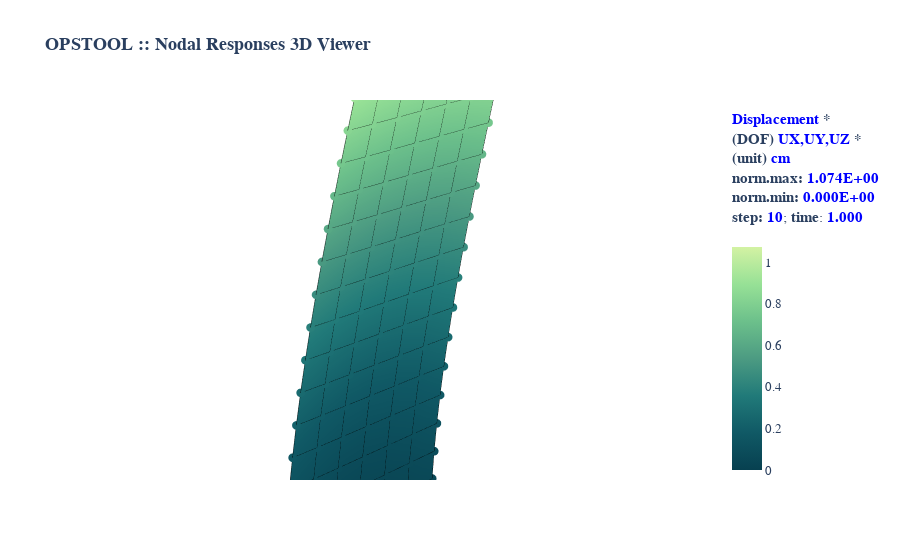

The notebook cell this image was saved under:
### Code cell
# Para visualizar deformaciones nodales
opsvis.set_plot_props(cmap="emrld_r", point_size=3.0, notebook=True)
fig = opsvis.plot_nodal_responses(
    odb_tag=1,                      # tag de la base de datos
    scale= 3.0,
    show_defo=True,
    resp_type="disp",               # tipo de respuesta (deformaciones)
    resp_dof=("UX", "UY", "UZ"),    # grados de libertad a visualizar
    unit_symbol="cm",                # unidad
    unit_factor=100.0,              # factor de conversión de la unidad
    show_bc=True,                   # para ver las condiciones de frontera
    bc_scale=3.0,                   # Escala de las condiciones de frontera
    style="surface"                 # estilo de visualización
)
fig.show()

### Figure 1 — Plotly figure (JSON) as saved in the notebook; plotly's stock layout.template omitted (floating-point values rounded to 4 significant figures; data arrays with more than 128 entries replaced by an {"elided": "..."} marker saying what was removed)
{"data": [{"connectgaps": false, "hoverinfo": "skip", "line": {"color": "#15b01a", "width": 1}, "mode": "lines", "name": "BC", "type": "scatter3d", "x": [0.0, 0.0, 0.0, 0.0, 0.0, NaN, -0.18, 0.18, 0.18, -0.18, -0.18, NaN, -0.18, 0.18, 0.18, -0.18, -0.18, NaN, 0.5, 0.5, 0.5, 0.5, 0.5, NaN, 0.32, 0.68, 0.68, 0.32, 0.32, NaN, 0.32, 0.68, 0.68, 0.32, 0.32, NaN, 1.0, 1.0, 1.0, 1.0, 1.0, NaN, 0.82, 1.18, 1.18, 0.82, 0.82, NaN, 0.82, 1.18, 1.18, 0.82, 0.82, NaN, 1.5, 1.5, 1.5, 1.5, 1.5, NaN, 1.32, 1.68, 1.68, 1.32, 1.32, NaN, 1.32, 1.68, 1.68, 1.32, 1.32, NaN, 2.0, 2.0, 2.0, 2.0, 2.0, NaN, 1.82, 2.18, 2.18, 1.82, 1.82, NaN, 1.82, 2.18, 2.18, 1.82, 1.82, NaN, 2.5, 2.5, 2.5, 2.5, 2.5, NaN, 2.32, 2.68, 2.68, 2.32, 2.32, NaN, 2.32, 2.68, 2.68, 2.32, 2.32, NaN, 3.0, 3.0, 3.0, 3.0, 3.0, NaN, 2.82, 3.18, 3.18, 2.82, 2.82, NaN, 2.82, 3.18, 3.18, 2.82, 2.82, NaN], "y": [-0.18, 0.18, 0.18, -0.18, -0.18, NaN, 0.0, 0.0, 0.0, 0.0, 0.0, NaN, -0.18, -0.18, 0.18, 0.18, -0.18, NaN, -0.18, 0.18, 0.18, -0.18, -0.18, NaN, 0.0, 0.0, 0.0, 0.0, 0.0, NaN, -0.18, -0.18, 0.18, 0.18, -0.18, NaN, -0.18, 0.18, 0.18, -0.18, -0.18, NaN, 0.0, 0.0, 0.0, 0.0, 0.0, NaN, -0.18, -0.18, 0.18, 0.18, -0.18, NaN, -0.18, 0.18, 0.18, -0.18, -0.18, NaN, 0.0, 0.0, 0.0, 0.0, 0.0, NaN, -0.18, -0.18, 0.18, 0.18, -0.18, NaN, -0.18, 0.18, 0.18, -0.18, -0.18, NaN, 0.0, 0.0, 0.0, 0.0, 0.0, NaN, -0.18, -0.18, 0.18, 0.18, -0.18, NaN, -0.18, 0.18, 0.18, -0.18, -0.18, NaN, 0.0, 0.0, 0.0, 0.0, 0.0, NaN, -0.18, -0.18, 0.18, 0.18, -0.18, NaN, -0.18, 0.18, 0.18, -0.18, -0.18, NaN, 0.0, 0.0, 0.0, 0.0, 0.0, NaN, -0.18, -0.18, 0.18, 0.18, -0.18, NaN], "z": [-0.18, -0.18, 0.18, 0.18, -0.18, NaN, -0.18, -0.18, 0.18, 0.18, -0.18, NaN, 0.0, 0.0, 0.0, 0.0, 0.0, NaN, -0.18, -0.18, 0.18, 0.18, -0.18, NaN, -0.18, -0.18, 0.18, 0.18, -0.18, NaN, 0.0, 0.0, 0.0, 0.0, 0.0, NaN, -0.18, -0.18, 0.18, 0.18, -0.18, NaN, -0.18, -0.18, 0.18, 0.18, -0.18, NaN, 0.0, 0.0, 0.0, 0.0, 0.0, NaN, -0.18, -0.18, 0.18, 0.18, -0.18, NaN, -0.18, -0.18, 0.18, 0.18, -0.18, NaN, 0.0, 0.0, 0.0, 0.0, 0.0, NaN, -0.18, -0.18, 0.18, 0.18, -0.18, NaN, -0.18, -0.18, 0.18, 0.18, -0.18, NaN, 0.0, 0.0, 0.0, 0.0, 0.0, NaN, -0.18, -0.18, 0.18, 0.18, -0.18, NaN, -0.18, -0.18, 0.18, 0.18, -0.18, NaN, 0.0, 0.0, 0.0, 0.0, 0.0, NaN, -0.18, -0.18, 0.18, 0.18, -0.18, NaN, -0.18, -0.18, 0.18, 0.18, -0.18, NaN, 0.0, 0.0, 0.0, 0.0, 0.0, NaN]}, {"cmax": 1.074, "cmin": 0, "coloraxis": "coloraxis", "hoverinfo": "skip", "i": {"elided": "216 int values"}, "intensity": {"elided": "432 float values"}, "j": {"elided": "216 int values"}, "k": {"elided": "216 int values"}, "opacity": 1, "text": {"elided": "432 float values"}, "type": "mesh3d", "x": {"elided": "432 float values"}, "y": {"elided": "432 float values"}, "z": {"elided": "432 float values"}}, {"connectgaps": false, "hoverinfo": "skip", "line": {"color": "black", "width": 1}, "mode": "lines", "name": "Edge", "type": "scatter3d", "x": {"elided": "648 float values"}, "y": {"elided": "648 float values"}, "z": {"elided": "648 float values"}}, {"customdata": {"elided": "133 float values"}, "hovertemplate": "<b>%{customdata:.4E}</b>", "marker": {"cmax": 1.074, "cmin": 0, "color": {"elided": "133 float values"}, "coloraxis": "coloraxis", "size": 3}, "mode": "markers", "name": "disp", "type": "scatter3d", "x": {"elided": "133 float values"}, "y": {"elided": "133 float values"}, "z": {"elided": "133 float values"}}], "layout": {"autosize": true, "coloraxis": {"cmax": 1.074, "cmin": 0, "colorbar": {"tickfont": {"size": 13}, "title": {"font": {"size": 15}, "text": "<b><span style=\"color:blue; font-weight:bold\">Displacement</span> *</b><br><b>(DOF) <span style=\"color:blue; font-weight:bold\">UX,UY,UZ</span> *</b><br><b>(unit) <span style=\"color:blue; font-weight:bold\">cm</span></b><br><b>norm.max:</b> <span style=\"color:blue; font-weight:bold\">1.074E+00</span><br><b>norm.min:</b> <span style=\"color:blue; font-weight:bold\">0.000E+00</span><br><b>step:</b> <span style=\"color:blue; font-weight:bold\">10</span>; <b>time</b>: <span style=\"color:blue; font-weight:bold\">1.000</span><br> <br>"}}, "colorscale": [[0, "rgb(7, 64, 80)"], [0.1667, "rgb(16, 89, 101)"], [0.3333, "rgb(33, 122, 121)"], [0.5, "rgb(76, 155, 130)"], [0.6667, "rgb(108, 192, 139)"], [0.8333, "rgb(151, 225, 150)"], [1, "rgb(211, 242, 163)"]]}, "font": {"family": "Arial, sans-serif"}, "scene": {"aspectmode": "data", "aspectratio": {"x": 1, "y": 1, "z": 1}, "camera": {"eye": {"x": -3.5, "y": -3.5, "z": 3.5}, "projection": {"type": "orthographic"}}, "xaxis": {"showgrid": false, "visible": false, "zeroline": false}, "yaxis": {"showgrid": false, "visible": false, "zeroline": false}, "zaxis": {"showgrid": false, "visible": false, "zeroline": false}}, "showlegend": false, "title": {"font": {"size": 18}, "text": "<b>OPSTOOL :: Nodal Responses 3D Viewer</b><br><br>"}}}
